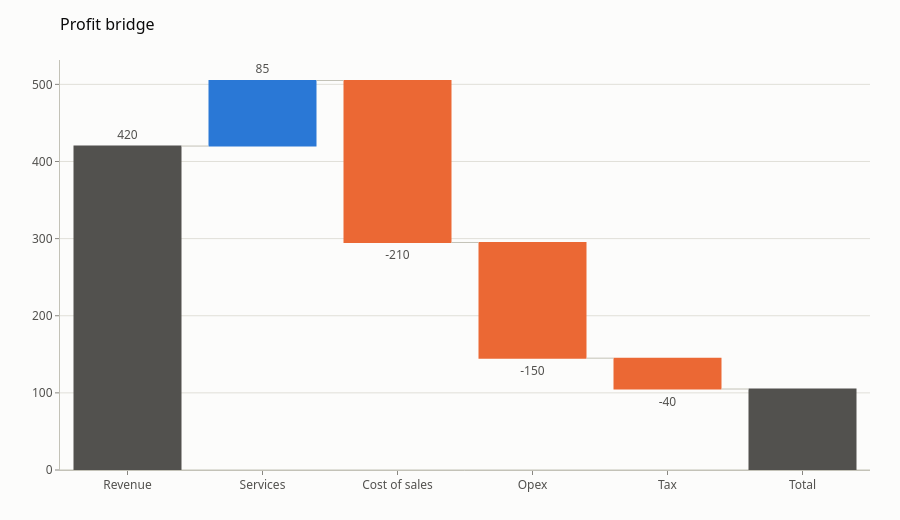

Notebook code for this chart:
### Code cell
pc.examples.demo('waterfall', backend='plotly')

### Figure 1 — Plotly figure (JSON) as saved in the notebook; plotly's stock layout.template omitted (floating-point values rounded to 4 significant figures)
{"data": [{"connector": {"line": {"color": "#c3c2b7", "width": 1}}, "decreasing": {"marker": {"color": "#eb6834"}}, "increasing": {"marker": {"color": "#2a78d6"}}, "measure": ["absolute", "relative", "relative", "relative", "relative", "total"], "text": ["420", "85", "-210", "-150", "-40", ""], "textfont": {"color": "#52514e"}, "textposition": "outside", "totals": {"marker": {"color": "#52514e"}}, "type": "waterfall", "x": ["Revenue", "Services", "Cost of sales", "Opex", "Tax", "Total"], "y": [420.0, 85.0, -210.0, -150.0, -40.0, 0.0]}], "layout": {"height": 520, "showlegend": false, "title": {"text": "Profit bridge"}, "xaxis": {"showgrid": false}, "yaxis": {"showgrid": true}}}
